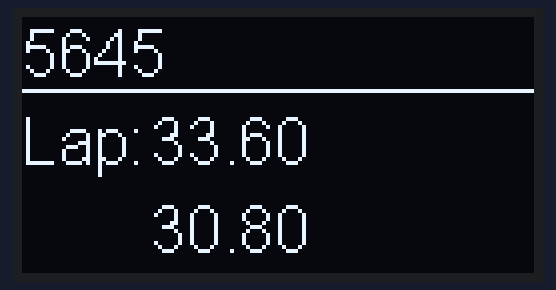
Bench run of a sketch on a simulated ESP32. On the bench: 128×64 one-colour display. Random numbers use the default seed unless the sketch sets one.

Above: at 1.1 s.
At 5.2 s:
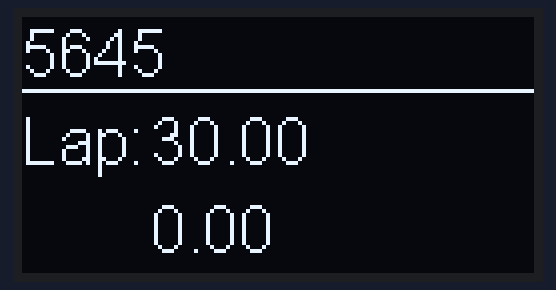
At 9.3 s:
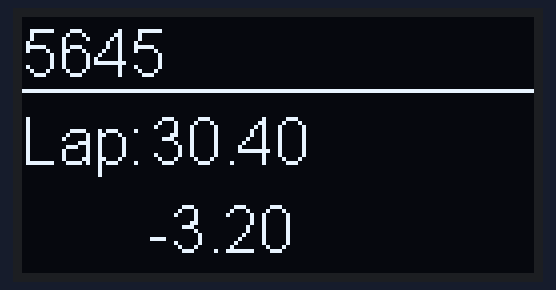
At 13.4 s:
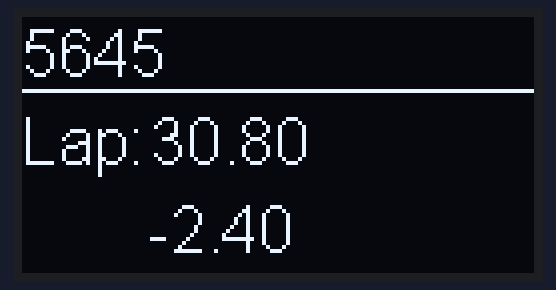
At 21.6 s:
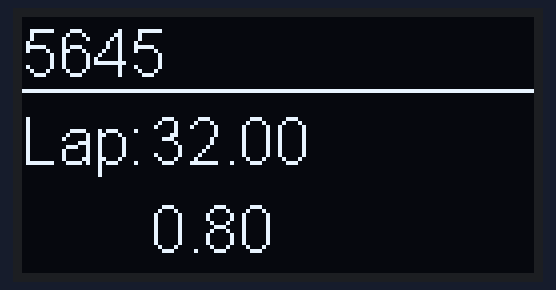
At 37.9 s:
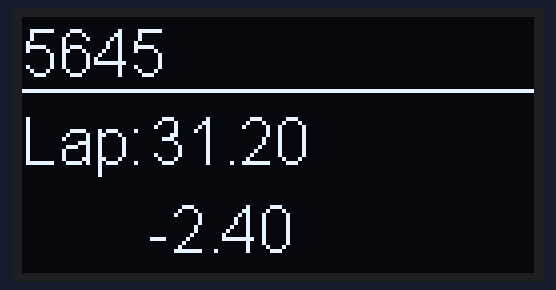

The sketch:

ESP32_Race_Client.ino
```cpp
// (licence header left out)
#include "SSD1306.h" // alias for `#include "SSD1306Wire.h"'

int sensorValue = 0;  // variable to store the value coming from the sensor

// Initialize the OLED display using Wire library
SSD1306  display(0x3c, 5, 4);

void setup() {
  display.init();

  display.flipScreenVertically();
  display.setFont(ArialMT_Plain_16);
  display.setColor(WHITE);
  display.setTextAlignment(TEXT_ALIGN_LEFT);

  Serial.begin(9600);
}

void displayTime(int clientFreq, float lapTime, float deltaTime) {
  display.clear();

  display.drawString(0, 0, String(clientFreq));
  display.drawLine(0, 18, 132, 18);
  display.drawString(0, 22, "Lap: "); display.drawString(32, 22, String(lapTime));
  display.drawString(32, 44, String(deltaTime));

  display.display();
}

void loop() {

  int clientFreq = 5645;
  float lapTime = (rand() % 60) / 2.5;
  float lastLap = 0;
  float deltaTime = 0;

  while(1){

    lastLap = lapTime;
    lapTime = (rand() % 10) / 2.5 + 30;

    deltaTime = lapTime - lastLap;

    delay(1000);

    displayTime(clientFreq, lapTime, deltaTime);

    delay(10);
  }
}
```

Measured:
- what the display in image 0 shows lasts 1.1 s, from 1.0 s to 2.1 s
- what the display in image 1 shows lasts 2.1 s, from 5.1 s to 7.2 s
